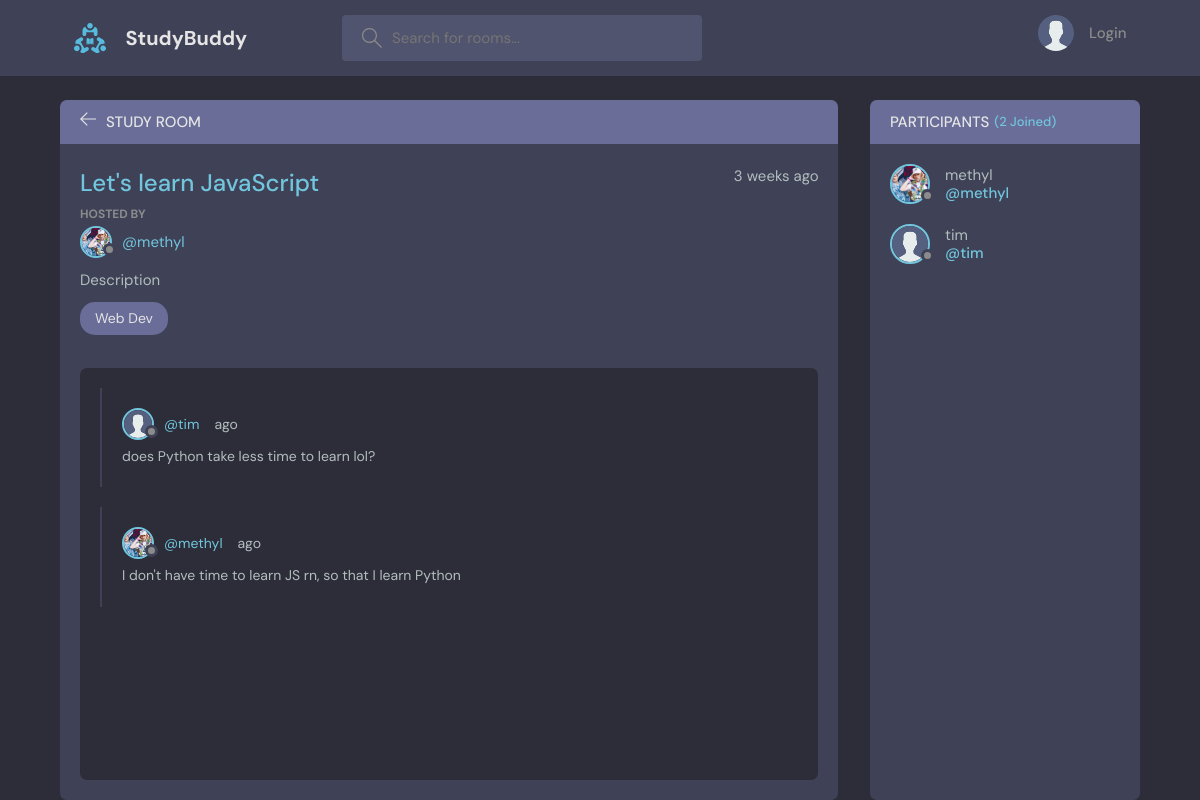
The page /room/1/ on the database its author committed.
### base/models.py (models this page shows, shortened)
class Room(models.Model):
    host = models.ForeignKey(User, null=True, on_delete=models.SET_NULL)
    topic = models.ForeignKey(Topic, null=True, on_delete=models.SET_NULL)
    name = models.CharField(max_length=200)
    description =  models.TextField(null=True, blank=True)
    participants = models.ManyToManyField(User, related_name='participants', blank=True)
    updated = models.DateTimeField(auto_now=True)
    created = models.DateTimeField(auto_now_add=True)
    class Meta:
        ordering = ['-updated', '-created']

class User(AbstractUser):
    name = models.CharField(max_length=200, null=True)
    email = models.EmailField(unique=True, null=True)
    bio = models.TextField(null=True)
    avatar = models.ImageField(null=True, default="avatar.svg")
    USERNAME_FIELD = 'email'
    REQUIRED_FIELDS = []

class Topic(models.Model):
    name = models.CharField(max_length=200)
    def __str__(self):
        return self.name

class Message(models.Model):
    user = models.ForeignKey(User, on_delete=models.CASCADE)
    room = models.ForeignKey(Room, on_delete=models.CASCADE, related_name='messages')
    body = models.TextField()
    updated = models.DateTimeField(auto_now=True)
    created = models.DateTimeField(auto_now_add=True)
    class Meta:
        ordering = ['-updated', '-created']

### base/views.py (the view, shortened to what this page needs)
# urls.py: path('room/<str:pk>/', views.room, name='room'),
def room(request, pk):
    room = Room.objects.get(id=pk)
    room_messages = Message.objects.filter(room=room).order_by('-created')
    participants = room.participants.all()
    context = {'room': room, 'room_messages': room_messages, 'participants': participants}
    return render(request, 'room.html', context)

### templates/room.html (shortened to what this page needs)
{% extends 'main.html' %}
{% block content %}
{% load static %}
    <main class="profile-page layout layout--2">
      <div class="container">
        <div class="room">
          <div class="room__top">
            <div class="room__topLeft">
              <a href="{% url 'home' %}">
                <svg version="1.1" xmlns="http://www.w3.org/2000/svg" width="32" height="32" viewBox="0 0 32 32">
                  <title>arrow-left</title>
                  <path
                    d="M13.723 2.286l-13.723 13.714 13.719 13.714 1.616-1.611-10.96-10.96h27.625v-2.286h-27.625l10.965-10.965-1.616-1.607z"
                  ></path>
                </svg>
              </a>
              <h3>Study Room</h3>
            </div>
          </div>
          <div class="room__box scroll">
            <div class="room__header scroll">
              <div class="room__info">
                <h3>{{room.name}}</h3>
                <span>{{room.created|timesince}} ago</span>
              </div>
              <div class="room__hosted">
                <p>Hosted By</p>
                <a href="{% url 'user-profile' room.host.id %}" class="room__author">
                  <div class="avatar avatar--small">
                    <img src="{{room.host.avatar.url}}" />
                  </div>
                  <span>@{{room.host.username}}</span>
                </a>
              </div>
              <div class="room__details">
                {{room.description}}
              </div>
              <span class="room__topics">{{room.topic}}</span>
            </div>
            <div class="room__conversation">
              <div class="threads scroll">
                {% for message in room_messages %}
                <div class="thread">
                  <div class="thread__top">
                    <div class="thread__author">
                      <a href="{% url 'user-profile' message.user.id %}" class="thread__authorInfo">
                        <div class="avatar avatar--small">
                          <img src="{{message.user.avatar.url}}" />
                        </div>
                        <span>@{{message.user.username}}</span>
                      </a>
                      <span class="thread__date">{{message.greated|timesince}} ago</span>
                    </div>
                  </div>
                  <div class="thread__details">
                    {{message.body}}
                  </div>
                </div>
                {% endfor %}
              </div>
            </div>
          </div>
        </div>
        <div class="participants">
          <h3 class="participants__top">Participants <span>({{participants.count}} Joined)</span></h3>
          <div class="participants__list scroll">
            {% for user in participants %}
            <a href="{% url 'user-profile' user.id %}" class="participant">
              <div class="avatar avatar--medium">
                <img src="{{user.avatar.url}}" />
              </div>
              <p>
                {{user.username}}
                <span>@{{user.username}}</span>
              </p>
            </a>
            {% endfor %}
          </div>
        </div>
      </div>
    </main>
{% endblock %}

### rows shown on the page
Room: name "Let's learn JavaScript", created "3 weeks", host.avatar (picture), host.username "methyl", description "Description", topic "Web Dev"
Message: user.avatar (placeholder picture), user.username "tim", body "does Python take less time to learn lol?"
Message: user.avatar (picture), user.username "methyl", body "I don't have time to learn JS rn, so that I learn Python"
User: avatar (picture), username "methyl"
User: avatar (placeholder picture), username "tim"

### other values the page prints
{{ participants.count }} "2"
